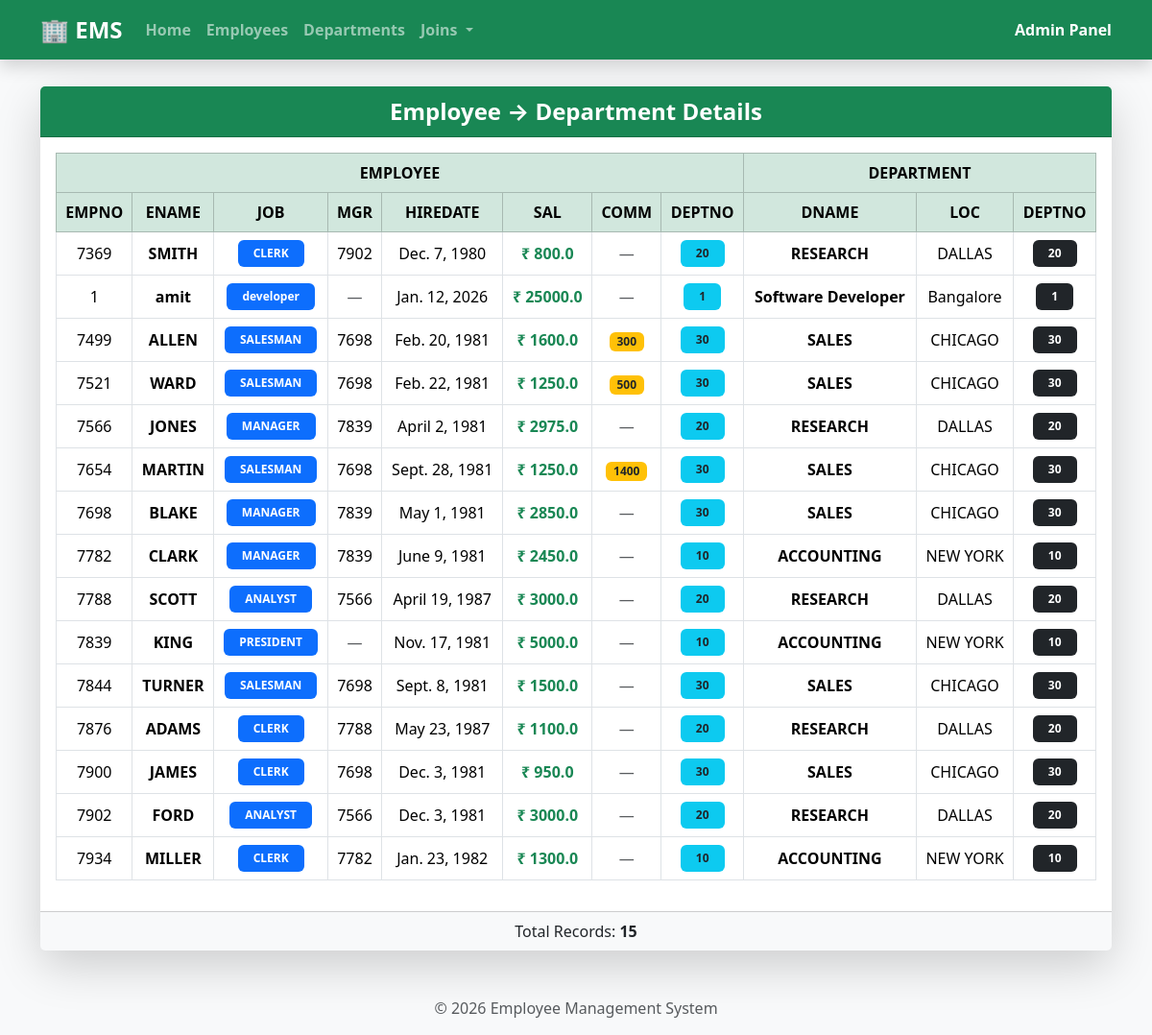
Screenshot of /DisplayEMPTODEPTjoin/ with the database file from the repository.
### app/models.py (models this page shows, shortened)
class EMP(models.Model):
    EMPNO = models.IntegerField(unique=True)
    ENAME = models.CharField(max_length=100)
    JOB = models.CharField(max_length=100)
    MGR = models.ForeignKey(
        "self",
        null=True,
        blank=True,
        on_delete=models.SET_NULL
    )
    HIREDATE  = models.DateField()
    SAL = models.FloatField()
    COMM= models.IntegerField(null= True)
    DEPTNO = models.ForeignKey(DEPT, on_delete= models.CASCADE)
    def __str__(self):
        return str(self.EMPNO)

class DEPT(models.Model):
    DEPTNO = models.IntegerField(primary_key=True)
    DNAME= models.CharField(max_length=100, unique=True)
    LOC = models.CharField(max_length=100, unique=True)

### app/views.py (the view)
# urls.py: path("DisplayEMPTODEPTjoin/", DisplayEMPTODEPTJoin, name="DisplayEMPTODEPTjoin"),
def DisplayEMPTODEPTJoin(request):
    Quesrysetlistempdeptobject = EMP.objects.select_related('DEPTNO')
    d = {'Quesrysetlistempdeptobject': Quesrysetlistempdeptobject}
    return render(request, 'DisplayEMPTODEPTjoin.HTML',d)

### templates/DisplayEMPTODEPTjoin.HTML (shortened to what this page needs)
{% extends 'base.html' %}
{% block content %}
<div class="card shadow-lg border-0 rounded-4 mt-4">
    <div class="card-header bg-success text-white text-center fs-4 fw-bold">
        Employee → Department Details
    </div>
    <div class="card-body">
        <div class="table-responsive">
            <table class="table table-bordered table-hover align-middle text-center">
                <thead class="table-success fw-bold">
                    <tr>
                        <th colspan="8">EMPLOYEE</th>
                        <th colspan="3">DEPARTMENT</th>
                    </tr>
                    <tr>
                        <th>EMPNO</th>
                        <th>ENAME</th>
                        <th>JOB</th>
                        <th>MGR</th>
                        <th>HIREDATE</th>
                        <th>SAL</th>
                        <th>COMM</th>
                        <th>DEPTNO</th>
                        <th>DNAME</th>
                        <th>LOC</th>
                        <th>DEPTNO</th>
                    </tr>
                </thead>
                <tbody>
                    {% for EDO in Quesrysetlistempdeptobject %}
                    <tr>
                        <td>{{ EDO.EMPNO }}</td>
                        <td class="fw-semibold">
                            {{ EDO.ENAME }}
                        </td>
                        <td>
                            <span class="badge bg-primary px-3 py-2">
                                {{ EDO.JOB }}
                            </span>
                        </td>
                        <td>
                            {% if EDO.MGR %}
                                {{ EDO.MGR }}
                            {% else %}
                                <span class="text-muted">—</span>
                            {% endif %}
                        </td>
                        <td>{{ EDO.HIREDATE }}</td>
                        <td class="text-success fw-bold">
                            ₹ {{ EDO.SAL }}
                        </td>
                        <td>
                            {% if EDO.COMM %}
                                <span class="badge bg-warning text-dark">
                                    {{ EDO.COMM }}
                                </span>
                            {% else %}
                                <span class="text-muted">—</span>
                            {% endif %}
                        </td>
                        <td>
                            <span class="badge bg-info text-dark px-3 py-2">
                                {{ EDO.DEPTNO.DEPTNO }}
                            </span>
                        </td>
                        <td class="fw-semibold">
                            {{ EDO.DEPTNO.DNAME }}
                        </td>
                        <td>
                            {{ EDO.DEPTNO.LOC }}
                        </td>
                        <td>
                            <span class="badge bg-dark px-3 py-2">
                                {{ EDO.DEPTNO.DEPTNO }}
                            </span>
                        </td>
                    </tr>
                    {% endfor %}
                </tbody>
            </table>
        </div>
    </div>
    <div class="card-footer text-center bg-light">
        Total Records: <b>{{ Quesrysetlistempdeptobject|length }}</b>
    </div>
</div>
{% endblock %}

### rows the page displays
EMP: EMPNO "7369", ENAME "SMITH", JOB "CLERK", MGR "7902", HIREDATE "Dec. 7, 1980", SAL "800.0", DEPTNO.DEPTNO "20", DEPTNO.DNAME "RESEARCH", DEPTNO.LOC "DALLAS"
EMP: EMPNO "1", ENAME "amit", JOB "developer", HIREDATE "Jan. 12, 2026", SAL "25000.0", DEPTNO.DEPTNO "1", DEPTNO.DNAME "Software Developer", DEPTNO.LOC "Bangalore"
EMP: EMPNO "7499", ENAME "ALLEN", JOB "SALESMAN", MGR "7698", HIREDATE "Feb. 20, 1981", SAL "1600.0", COMM "300", DEPTNO.DEPTNO "30", DEPTNO.DNAME "SALES", DEPTNO.LOC "CHICAGO"
EMP: EMPNO "7521", ENAME "WARD", JOB "SALESMAN", MGR "7698", HIREDATE "Feb. 22, 1981", SAL "1250.0", COMM "500", DEPTNO.DEPTNO "30", DEPTNO.DNAME "SALES", DEPTNO.LOC "CHICAGO"
EMP: EMPNO "7566", ENAME "JONES", JOB "MANAGER", MGR "7839", HIREDATE "April 2, 1981", SAL "2975.0", DEPTNO.DEPTNO "20", DEPTNO.DNAME "RESEARCH", DEPTNO.LOC "DALLAS"
EMP: EMPNO "7654", ENAME "MARTIN", JOB "SALESMAN", MGR "7698", HIREDATE "Sept. 28, 1981", SAL "1250.0", COMM "1400", DEPTNO.DEPTNO "30", DEPTNO.DNAME "SALES", DEPTNO.LOC "CHICAGO"
EMP: EMPNO "7698", ENAME "BLAKE", JOB "MANAGER", MGR "7839", HIREDATE "May 1, 1981", SAL "2850.0", DEPTNO.DEPTNO "30", DEPTNO.DNAME "SALES", DEPTNO.LOC "CHICAGO"
EMP: EMPNO "7782", ENAME "CLARK", JOB "MANAGER", MGR "7839", HIREDATE "June 9, 1981", SAL "2450.0", DEPTNO.DEPTNO "10", DEPTNO.DNAME "ACCOUNTING", DEPTNO.LOC "NEW YORK"
EMP: EMPNO "7788", ENAME "SCOTT", JOB "ANALYST", MGR "7566", HIREDATE "April 19, 1987", SAL "3000.0", DEPTNO.DEPTNO "20", DEPTNO.DNAME "RESEARCH", DEPTNO.LOC "DALLAS"
EMP: EMPNO "7839", ENAME "KING", JOB "PRESIDENT", HIREDATE "Nov. 17, 1981", SAL "5000.0", DEPTNO.DEPTNO "10", DEPTNO.DNAME "ACCOUNTING", DEPTNO.LOC "NEW YORK"
EMP: EMPNO "7844", ENAME "TURNER", JOB "SALESMAN", MGR "7698", HIREDATE "Sept. 8, 1981", SAL "1500.0", DEPTNO.DEPTNO "30", DEPTNO.DNAME "SALES", DEPTNO.LOC "CHICAGO"
EMP: EMPNO "7876", ENAME "ADAMS", JOB "CLERK", MGR "7788", HIREDATE "May 23, 1987", SAL "1100.0", DEPTNO.DEPTNO "20", DEPTNO.DNAME "RESEARCH", DEPTNO.LOC "DALLAS"
EMP: EMPNO "7900", ENAME "JAMES", JOB "CLERK", MGR "7698", HIREDATE "Dec. 3, 1981", SAL "950.0", DEPTNO.DEPTNO "30", DEPTNO.DNAME "SALES", DEPTNO.LOC "CHICAGO"
EMP: EMPNO "7902", ENAME "FORD", JOB "ANALYST", MGR "7566", HIREDATE "Dec. 3, 1981", SAL "3000.0", DEPTNO.DEPTNO "20", DEPTNO.DNAME "RESEARCH", DEPTNO.LOC "DALLAS"
EMP: EMPNO "7934", ENAME "MILLER", JOB "CLERK", MGR "7782", HIREDATE "Jan. 23, 1982", SAL "1300.0", DEPTNO.DEPTNO "10", DEPTNO.DNAME "ACCOUNTING", DEPTNO.LOC "NEW YORK"

### other values shown
{{ Quesrysetlistempdeptobject|length }} "15"
